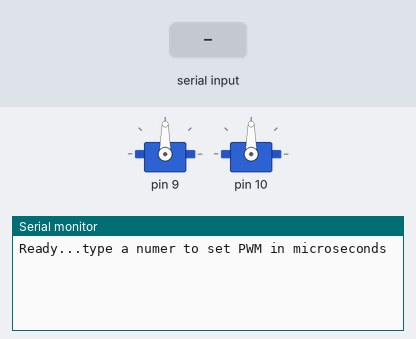
The sketch below on a simulated Arduino Uno, built with avr-gcc and run on an emulated ATmega328P. Parts: 2 × servo, the last lines printed to the serial monitor. The inputs (shaded band) are chosen by the test bench.

Above: at 1.2 s.
1.3 s: "90,45,200\n" received over Serial
At 2.5 s:
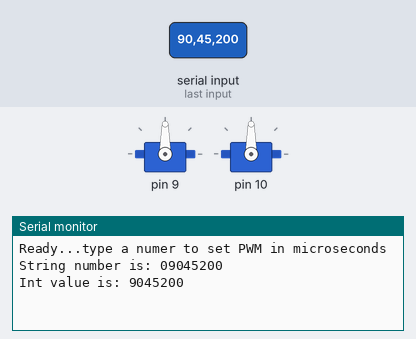
2.8 s: byte 82 ('R') received over Serial
At 3.6 s:
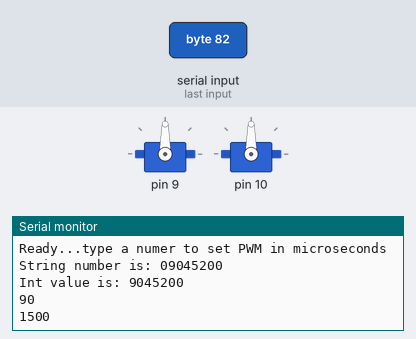
4.3 s: "5\n" received over Serial
At 5.3 s:
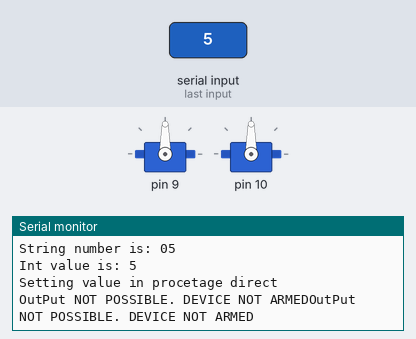
5.8 s: "200\n" received over Serial
At 6.3 s:
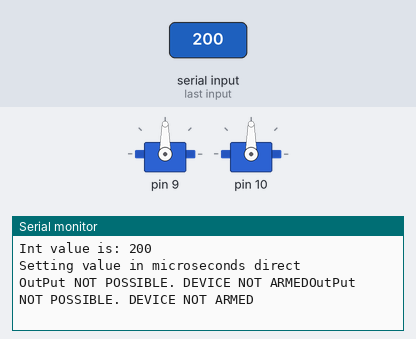

Measured:
- after the input at 1.3 s, the serial monitor: prints a new line at once (image 1)
- after the input at 2.8 s, the serial monitor: prints a new line at once (image 2)
- after the input at 4.3 s, the serial monitor: prints a new line at once (image 3)
- after the input at 5.8 s, the serial monitor: prints a new line at once (image 4)

The sketch:

JAF_EscController.ino
```cpp
/*
Name:		JAF_EscController.ino
Created:	12/26/2015 8:47:41 PM
Author:	JohnF
*/

#include <Servo.h>
#include <Arduino.h>
#include "JAF_EscControllerlib.h"

int charToInt;
String numberString = "0";
uint16_t currentOutput = 0;

JAF_EscControllerLib escTest;
JAF_EscControllerLib escTest2;

// the setup function runs once when you press reset or power the board
void setup() {

	Serial.begin(57600);

	// Esc 1 on PIN 9
	escTest.init(9);

	// Esc 2 on PIN 10
	escTest2.init(10);

	Serial.println("Ready...type a numer to set PWM in microseconds");

}

// the loop function runs over and over again until power down or reset
void loop() {

	while (Serial.available() > 0){
		charToInt = Serial.read();

		if (isDigit(charToInt)){
			numberString += (char)charToInt;
		}
		if (charToInt == '\n'){
			Serial.print("String number is: ");
			Serial.println(numberString);
			Serial.print("Int value is: ");
			Serial.println(numberString.toInt());

			// Writing to servo in procentage value
			if ((numberString.toInt() <= 100) && (numberString.toInt() > 0)){
				Serial.println("Setting value in procetage direct");
				currentOutput = numberString.toInt();

				escTest.writeRelativeOuput(currentOutput);
				escTest2.writeRelativeOuput(currentOutput);
			}
			// Writing to servo in microseconds direct
			else if ((numberString.toInt() > 100) && (numberString.toInt() <= 2300)){
				Serial.println("Setting value in microseconds direct");
				currentOutput = numberString.toInt();

				escTest.writeMicrosec(currentOutput);
				escTest2.writeMicrosec(currentOutput);
			}
			}

		// Arming ESC
		if (charToInt == 'A')
		{
			//escTest.arm();
			//escTest2.arm();
		}

		// Arming ESC
		if (charToInt == 'R')
		{
			Serial.println(escTest.readSetting());
			Serial.println(escTest.readSettingMicroseconds());
		}
	}

	numberString = "0";

	// Setting loop time close to 50Hz
	delay(20);

}
```

JAF_EscControllerLib.cpp
```cpp
/*
 Name:		JAF_EscControllerLib.cpp
 Created:	12/27/2015 12:25:37 AM
 Author:	JohnF
 Editor:	http://www.visualmicro.com
*/

#include <Arduino.h>
#include "JAF_EscControllerLib.h"

JAF_EscControllerLib::JAF_EscControllerLib(){}

#pragma region Members

/* Setting Servo PIN Number and saturation limits on the ESC Output.

(micros)minLimit = 0% output
(micros)maxLimit = 100% output */

void JAF_EscControllerLib::init(uint8_t pinNumber)
{
#ifndef MINLIMIT
	// Hang forever in INIT if ESC type is not set
	while(1);
#endif
	this->attach((int)pinNumber, MINLIMIT, MAXLIMIT);
}

// Arm the ESC. Sets signal so low the ESC can be armed
void JAF_EscControllerLib::arm()
{
	// Write PWN to uotput pin
	this->writeMicroseconds(ARMLIMIT);

	// Arming device. No output will be written before this flag is set.
	_armed = true;
}

// Set output to ESC 0 - 100%
void JAF_EscControllerLib::writeMicrosec(uint16_t micros)
{

	if (_armed)
	{
		// Write PWN to uotput pin
		this->writeMicroseconds((int)constrain(micros, MINLIMIT, MAXLIMIT));

#ifdef DEBUG
		Serial.print("OutPut micros: ");
		Serial.println(constrain(micros, MINLIMIT, MAXLIMIT));
#endif
	}

	else
	{
#ifdef DEBUG
		Serial.print("OutPut NOT POSSIBLE. DEVICE NOT ARMED");
#endif
	}

}

// Set output to ESC 0 - 100%
void JAF_EscControllerLib::writeRelativeOuput(uint8_t output)
{
	// Constrain output between 0 and 100%
	output = constrain(output, 0, 100);

	if (_armed) {
	// Write PWM to uotput pin
		this->writeMicroseconds((int)map(output, 0, 100, MINLIMIT, MAXLIMIT));

#ifdef DEBUG
		Serial.print("Actual OutPut: ");
		Serial.println((int)map(output, 0, 100, MINLIMIT, MAXLIMIT));
#endif
	}

	else {
#ifdef DEBUG
		Serial.print("OutPut NOT POSSIBLE. DEVICE NOT ARMED");
#endif
	}

}

#pragma endregion
```

JAF_EscControllerLib.h
```cpp
/*
 Name:		JAF_EscControllerLib.h
 Created:	12/27/2015 12:25:37 AM
 Author:	JohnF
 Editor:	http://www.visualmicro.com
*/

#ifndef _JAF_EscControllerLib_h
#define _JAF_EscControllerLib_h

#include <Servo.h>

#define AFROESC30
#define DEBUG

#ifdef AFROESC30
#define MINLIMIT 1100
#define MAXLIMIT 1860
#define ARMLIMIT 1000
#endif

class JAF_EscControllerLib : Servo
{
private:

	boolean _armed = false;

public:

	JAF_EscControllerLib();

	void init(uint8_t pinNumber);
	void arm();
	void writeMicrosec(uint16_t Micros);
	void writeRelativeOuput(uint8_t output);

	int readSetting() { return this->read(); }
	int readSettingMicroseconds() { return this->readMicroseconds(); }
};

#endif
```
